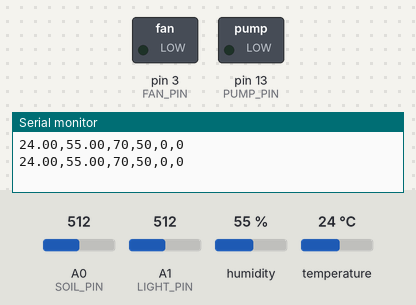
The sketch below on a simulated Arduino Uno, built with avr-gcc and run on an emulated ATmega328P. Parts: switched loads named in the sketch (green lamp = pin HIGH), the last lines printed to the serial monitor. The inputs (shaded band) are chosen by the test bench; at power-on: temperature 24 °C, A0 (SOIL_PIN) = 512, A1 (LIGHT_PIN) = 512, humidity 55 %.

Above: at 2.8 s.
2.9 s: temperature set to 32 °C
5.6 s: temperature set to 35 °C
At 7.2 s:
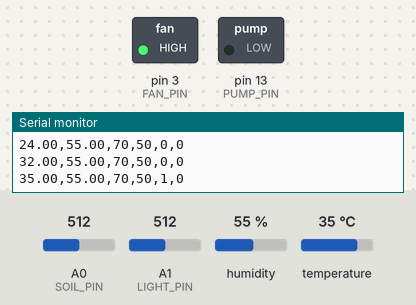
8.3 s: A0 (SOIL_PIN) set to 420
11.3 s: A0 (SOIL_PIN) set to 389
At 13.3 s:
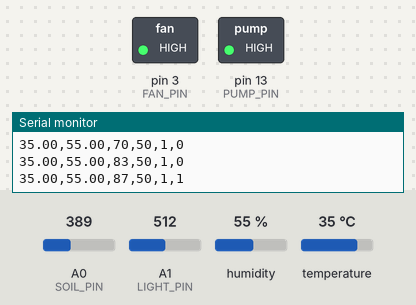
14.0 s: temperature set to 12 °C
At 14.6 s:
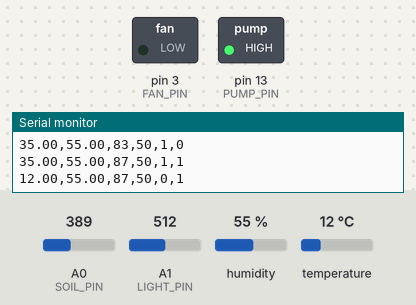
16.7 s: temperature set to 41 °C
At 19.4 s:
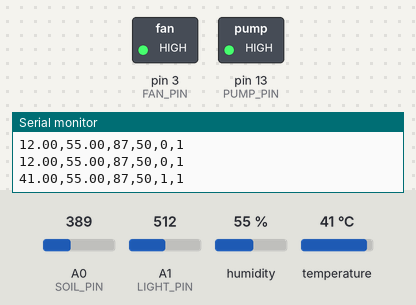
Timing chart, 0 to 20.7 s (numbered marks = the images above; inputs shaded):
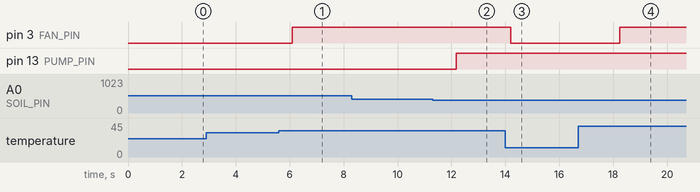

The sketch:

FloraGuard_arduino.ino
```cpp
#include <DHT.h>

#define DHTPIN 2
#define DHTTYPE DHT11
DHT dht(DHTPIN, DHTTYPE);

#define SOIL_PIN A0
#define LIGHT_PIN A1
#define FAN_PIN 3
#define PUMP_PIN 13

void setup() {
  Serial.begin(9600);
  dht.begin();
  pinMode(FAN_PIN, OUTPUT);
  pinMode(PUMP_PIN, OUTPUT);
  digitalWrite(FAN_PIN, LOW);
  digitalWrite(PUMP_PIN, LOW);
}

void loop() {
  float temp = dht.readTemperature();
  float hum = dht.readHumidity();
  int soilVal = analogRead(SOIL_PIN);
  int lightVal = analogRead(LIGHT_PIN);

  int soilPercent = map(soilVal, 1023, 300, 0, 100);
  soilPercent = constrain(soilPercent, 0, 100);

  int lightPercent = map(lightVal, 0, 1023, 0, 100);

  bool fanState = false;
  bool pumpState = false;

  if (!isnan(temp) && !isnan(hum)) {
    // Fan logic (Temp >= 34°C)
    if (temp >= 34.0) {
      digitalWrite(FAN_PIN, HIGH);
      fanState = true;
    } else {
      digitalWrite(FAN_PIN, LOW);
    }

    // Pump logic (Humidity < 50%)
    if (soilPercent > 85.0) {
      digitalWrite(PUMP_PIN, HIGH);
      pumpState = true;
    } else {
      digitalWrite(PUMP_PIN, LOW);
    }

    // MUST print in this exact 6-value CSV format:
    Serial.print(temp);
    Serial.print(",");
    Serial.print(hum);
    Serial.print(",");
    Serial.print(soilPercent);
    Serial.print(",");
    Serial.print(lightPercent);
    Serial.print(",");
    Serial.print(fanState ? 1 : 0);
    Serial.print(",");
    Serial.println(pumpState ? 1 : 0);
  }

  delay(2000);
}
```

Measured:
- the behaviour switches between 33 and 34 °C on temperature (found by bisection; images 0 and 1)
- the behaviour switches between 402 and 401 on A0 (SOIL_PIN) (found by bisection; images 1 and 2)
- after the input at 5.6 s, pin 3 (FAN_PIN): LOW → HIGH after 0.50 s
- after the input at 11.3 s, pin 13 (PUMP_PIN): LOW → HIGH after 0.87 s
- after the input at 14.0 s, pin 3 (FAN_PIN): HIGH → LOW after 0.20 s
- after the input at 16.7 s, pin 3 (FAN_PIN): LOW → HIGH after 1.5 s
